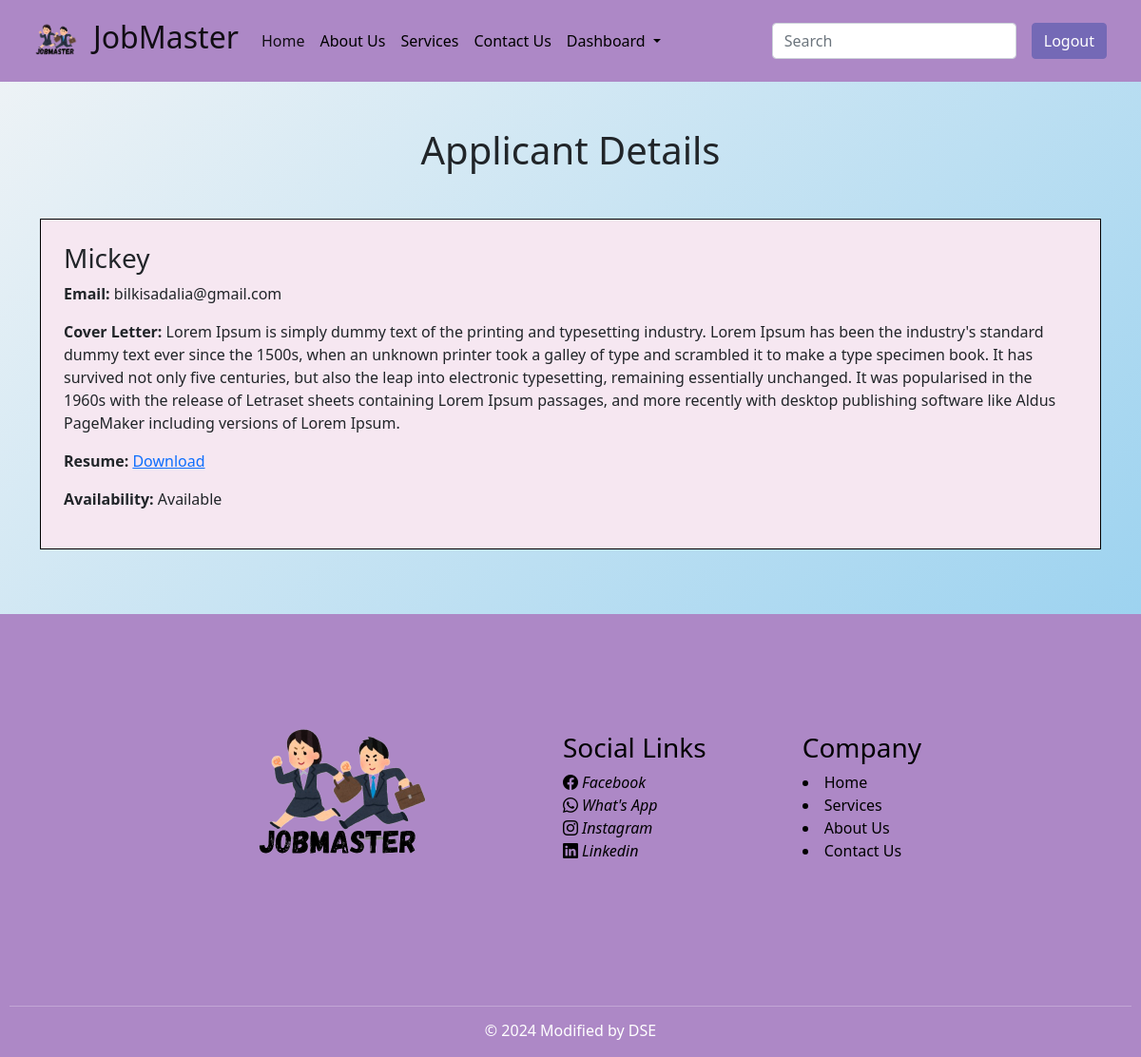
The app's page /apply/applicant/15/ (signed in) with its own data.
### apply/models.py (models this page shows, shortened)
class Apply(models.Model):
    applicants = models.ForeignKey(User, on_delete=models.CASCADE)
    job = models.ForeignKey(JobDetails, on_delete=models.CASCADE)
    resume = models.FileField(upload_to='apply/media/uploads/', validators=[validate_file_extension])
    cover_letter = models.TextField()
    availability = models.BooleanField(default=True)

### apply/views.py (the view)
# urls.py: path('applicant/<int:apply_id>/', views.applicant_details, name='applicant_details'),
@login_required
def applicant_details(request, apply_id):
    applicant = get_object_or_404(Apply, pk=apply_id)
    return render(request, 'applicant_details.html', {'applicant': applicant})

### apply/templates/applicant_details.html (shortened to what this page needs)
{% extends "base.html" %}
{% load static %}
{% block content %}
<main>
<div class="container mt-5 mb-5">
    <h1 class="text-center mb-5">Applicant Details</h1>
    <div class="row">
        <div class="col-md-12">
            <div class="applicant-details-box p-4" style="background-color: #f6e7f1;">
                <h3>{{ applicant.applicants.username }}</h3>
                <p><strong>Email:</strong> {{ applicant.applicants.email }}</p>
                <p><strong>Cover Letter:</strong> {{ applicant.cover_letter }}</p>
                <p><strong>Resume:</strong> <a href="{{ applicant.resume.url }}" target="_blank">Download</a></p>
                <p><strong>Availability:</strong> {{ applicant.availability|yesno:"Available,Not Available" }}</p>
            </div>
        </div>
    </div>
</div>
</main>
{% endblock %}

### static/style.css (style rules this page uses)
body, h1, h2, h3, p, ul, li { margin: 0; padding: 0; }
body { font-family: "Roboto Slab", serif; line-height: 1.6; color: #333; background-color: #c07ed6; margin: 0; padding: 0; }
main { flex: 1; min-height: 450px; }

### apply/templates/applicant_details.html (style rules this page uses)
.applicant-details-box { border: 1px solid black; padding: 20px; margin-bottom: 20px; }

### records on screen
Apply: applicants.username "Mickey", applicants.email "bilkisadalia@gmail.com", cover_letter "Lorem Ipsum is simply dummy text of the printing and typesetting industry. Lorem Ipsum has been the industry's standard dummy text ever since the 1500s, when an unknown printer took a galley of type and scrambled it to make a type specimen book. It has survived not only five centuries, but also the leap into electronic typesetting, remaining essentially unchanged. It was popularised in the 1960s with the release of Letraset sheets containing Lorem Ipsum passages, and more recently with desktop publishing software like Aldus PageMaker including versions of Lorem Ipsum.", availability "Available"
